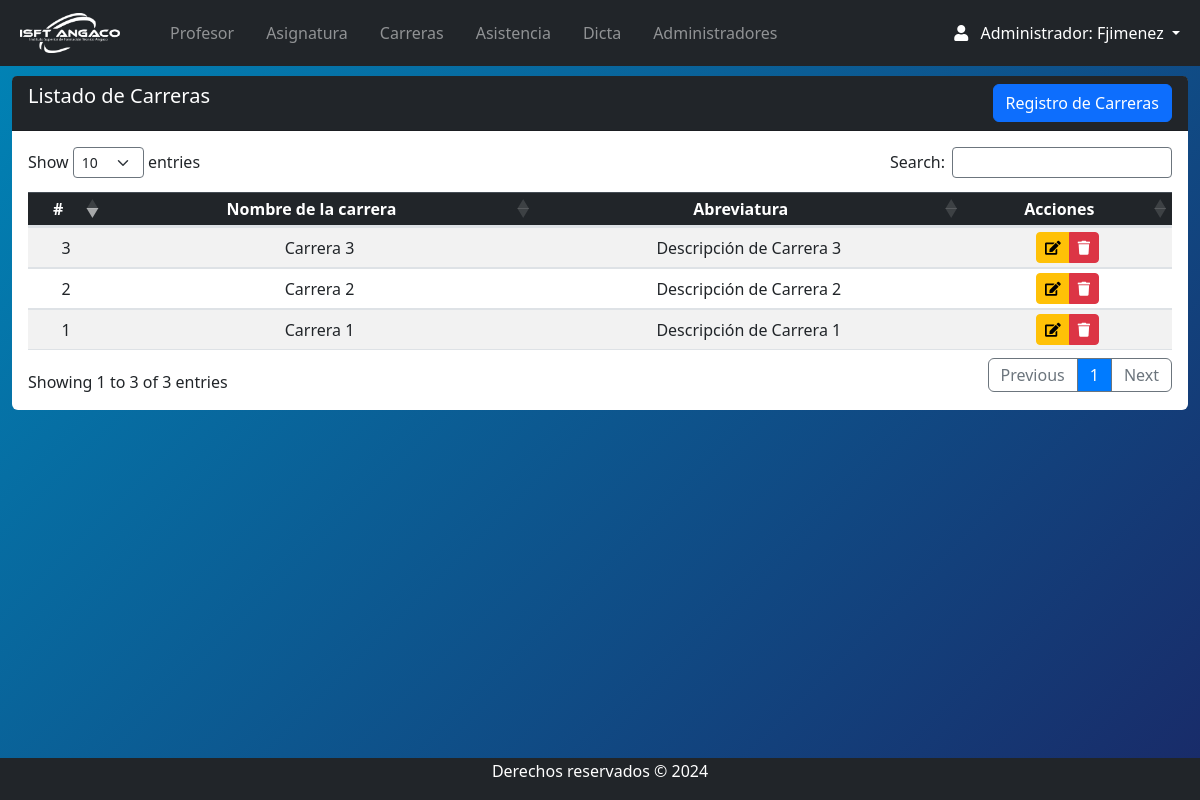
Before: /Views/admin/carrera_index.php (signed in) with the older database file.
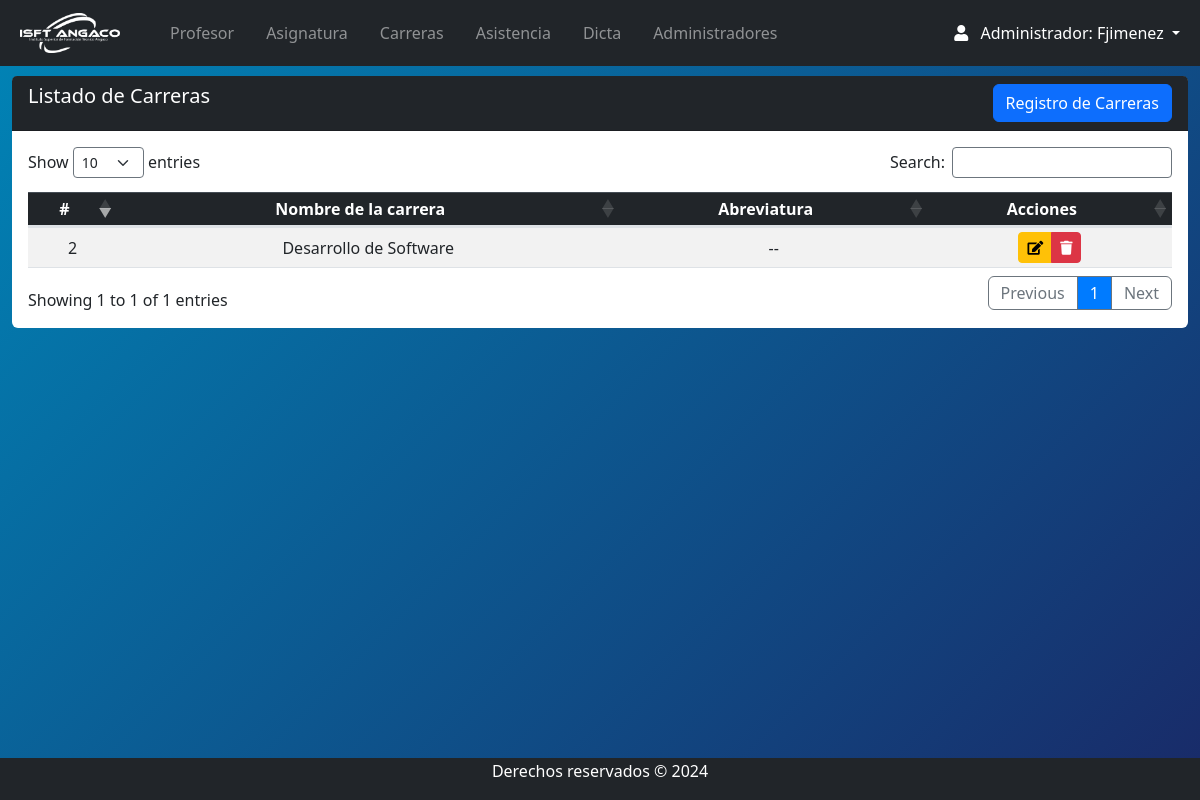
After: the same page with the newer database file.
### tables this page shows
CREATE TABLE `carreras` (
  `id` int(11) NOT NULL,
  `nombre` varchar(255) NOT NULL,
  `descripcion` varchar(255) NOT NULL,
  `etapa` varchar(15) NOT NULL
);

### Views/admin/carrera_index.php (the view, shortened to what this page needs)
<?php
include("../../conn/connection.php");
include("navbar.php");
$sql = "SELECT * FROM carreras";
$resultado = mysqli_query($conexion, $sql);
?>
<section class="content mt-3">
    <div class="row m-auto">
        <div class="col-sm">
        <div class="card rounded-2 border-0">
        <div class="card-header bg-dark text-white pb-0">
            <h5 class="d-inline-block">Listado de Carreras</h5>
            <a class="btn btn-primary float-right mb-2" href="carrera_crea.php">Registro de Carreras</a>
        </div>
        <div class="card-body table-responsive">
        <table id="example" class="table table-striped table-sm" style="width:100%">
        <thead id="color1" class="table-dark">
            <tr>
                <th>#</th>
                <th>Nombre de la carrera</th>
                <th>Abreviatura</th>
                <th>Acciones</th>
            </tr>
        </thead>
        <tbody>
            <?php
            while ($filas = mysqli_fetch_assoc($resultado)) {
            ?>
                <tr class="col-sm">
                    <td><?php echo $filas['id'] ?></td>
                    <td><?php echo $filas['nombre'] ?></td>
                    <td><?php echo $filas['descripcion']; ?></td>
                    <td class="text-center">
                        <div class="btn-group">
                            <button class="btn btn-warning btn-sm">
                                <?php echo '<a href="carrera_edit.php?id=' . $filas['id'] . '"><i class="fas fa-edit"></i></a>'; ?>
                            </button>
                            <a href="javascript:eliminar_carrera(<?php echo $filas['id']; ?>)"
                               class="btn btn-danger btn-sm"
                               title="Borrar"
                               role="button">
                                <i class="fas fa-trash"></i>
                            </a>
                        </div>
                    </td>
                </tr>
            <?php
            }
            ?>
        </tbody>
    </table>
    </div>
</div>
</div>
    </div>
</section>
<?php
require("footer.php");
?>

Changed rows visible on the page:
removed carreras: id "1", nombre "Carrera 1", descripcion "Descripción de Carrera 1"
removed carreras: id "3", nombre "Carrera 3", descripcion "Descripción de Carrera 3"
changed carreras id 2: nombre "Carrera 2" → "Desarrollo de Software"; descripcion "Descripción de Carrera 2" → "--"
Other visible differences:
text written by a page script: "Show entries Search: Showing 1 to 3 of 3 entries Previous 1 Next" → "Show entries Search: Showing 1 to 1 of 1 entries Previous 1 Next"
